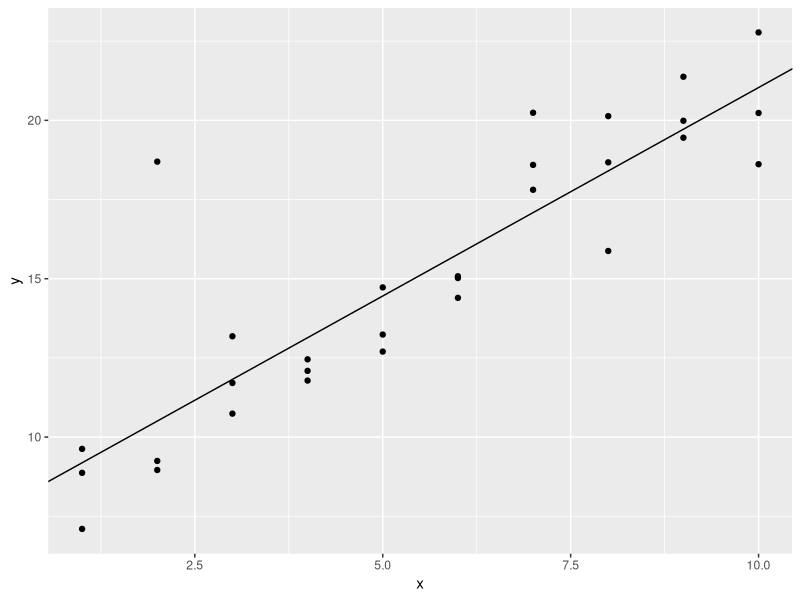
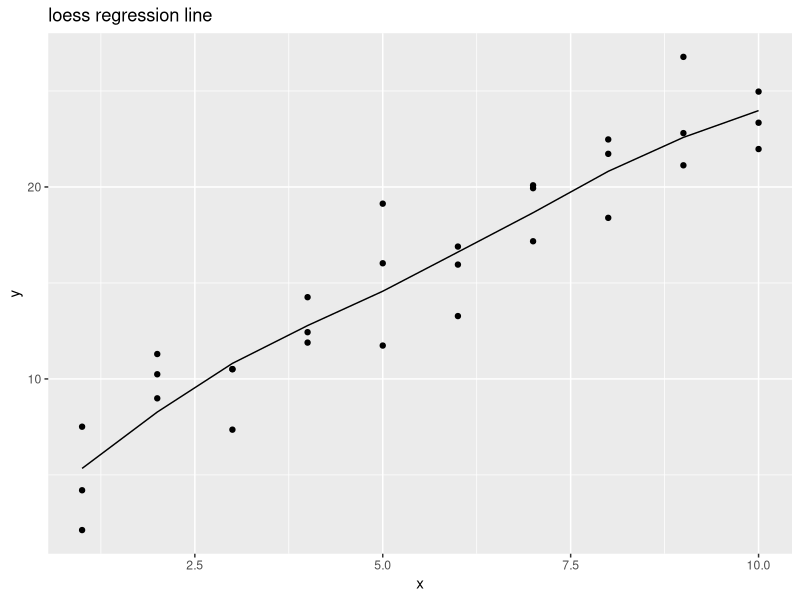
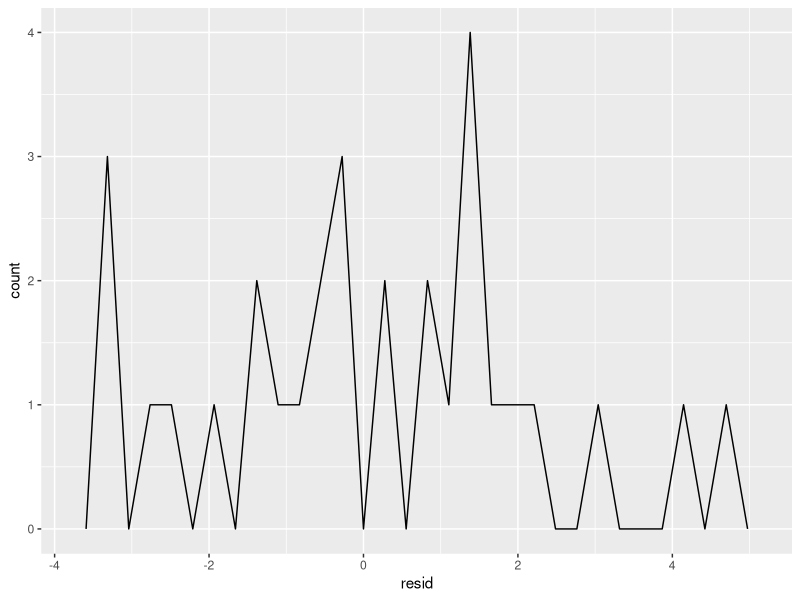
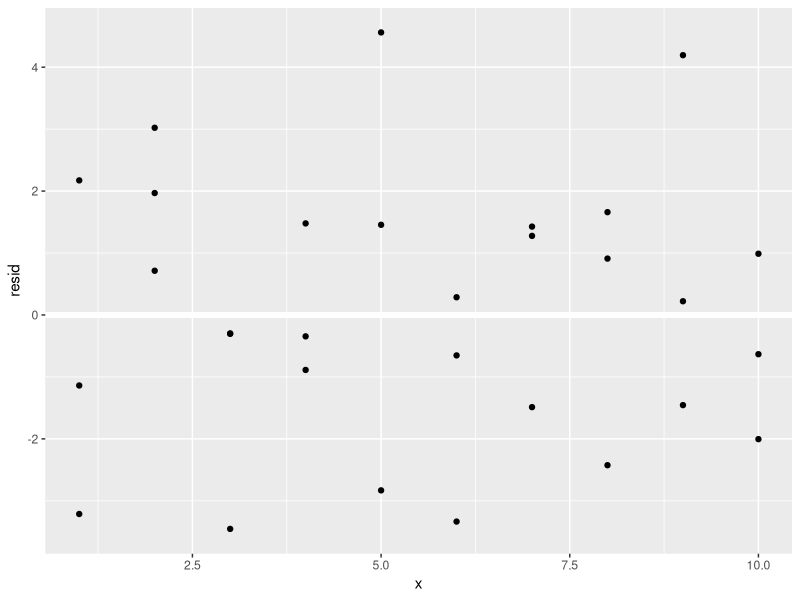

Source code (R) for these figures, in order:
## ---- chunk 1
library(tibble)
library(tidyverse)
library(kableExtra)
dis <- list()
for(i in 1:10){
sim1a <- tibble(
  x=rep(1:10,each=3),
  y=x*1.5+6+rt(length(x),df=2)
)
dis[i] <- round(sqrt(mean((summary(lm(y~x,data=sim1a))$residuals)^2)),5)
}
dis <- do.call(rbind.data.frame,dis)
colnames(dis) <- 'distance'
dis %>% 
  kbl() %>% 
  kable_paper('hover',full_width=F)

sim1a %>% ggplot(aes(x=x,y=y))+
  geom_point()+
  geom_abline(aes(intercept=coef(lm(y~x,data=sim1a))[[1]],slope=coef(lm(y~x,data=sim1a))[[2]]))

## ---- chunk 2
lm_sim1a <- lm(y~x,data=sim1a)
sim1a <- as.data.frame(sim1a)
model1 <- function(a,data){ a[1]+ data$x*a[2]}
measure_dis <- function(mod,data) {
  new <- data %>% select(x)
  diff <- data$y-model1(mod,new)
  mean(abs(diff))
}
measure_dis(c(1,2),sim1a)
best <- optim(c(0,0),measure_dis,data=sim1a)
# the difference between abs-mean = best$par and root-mean =coef(lm)
best$par #a1 =intercept, a2 =slope
coef(lm_sim1a)
## ---- chunk 3
library(modelr)
model_loess <- loess(y~x, data =sim1)
grid <-  sim1 %>% data_grid(x) %>% add_predictions(model_loess)
sim1 %>% ggplot(aes(x,y))+
  geom_point()+
  geom_line(aes(x,pred),data=grid)+
  ggtitle('loess regression line')+
  NULL
sim1 <- sim1 %>% add_residuals(model_loess)
sim1 %>% ggplot(aes(resid))+
  geom_freqpoly()
sim1 %>% ggplot(aes(x,resid))+
  geom_point()+
  geom_ref_line(h=0)
